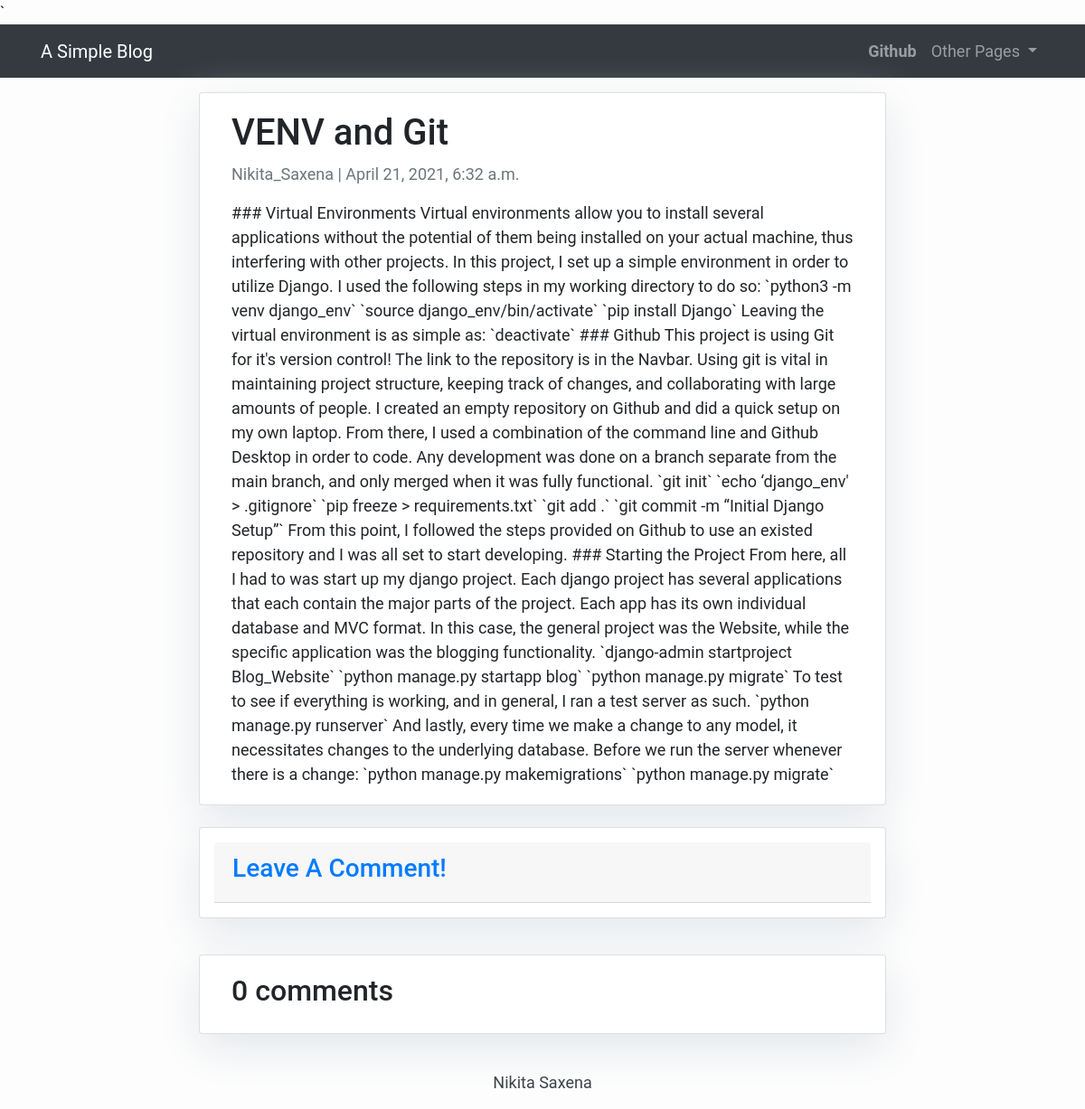
Before: /venv-and-git/ with the older database file.
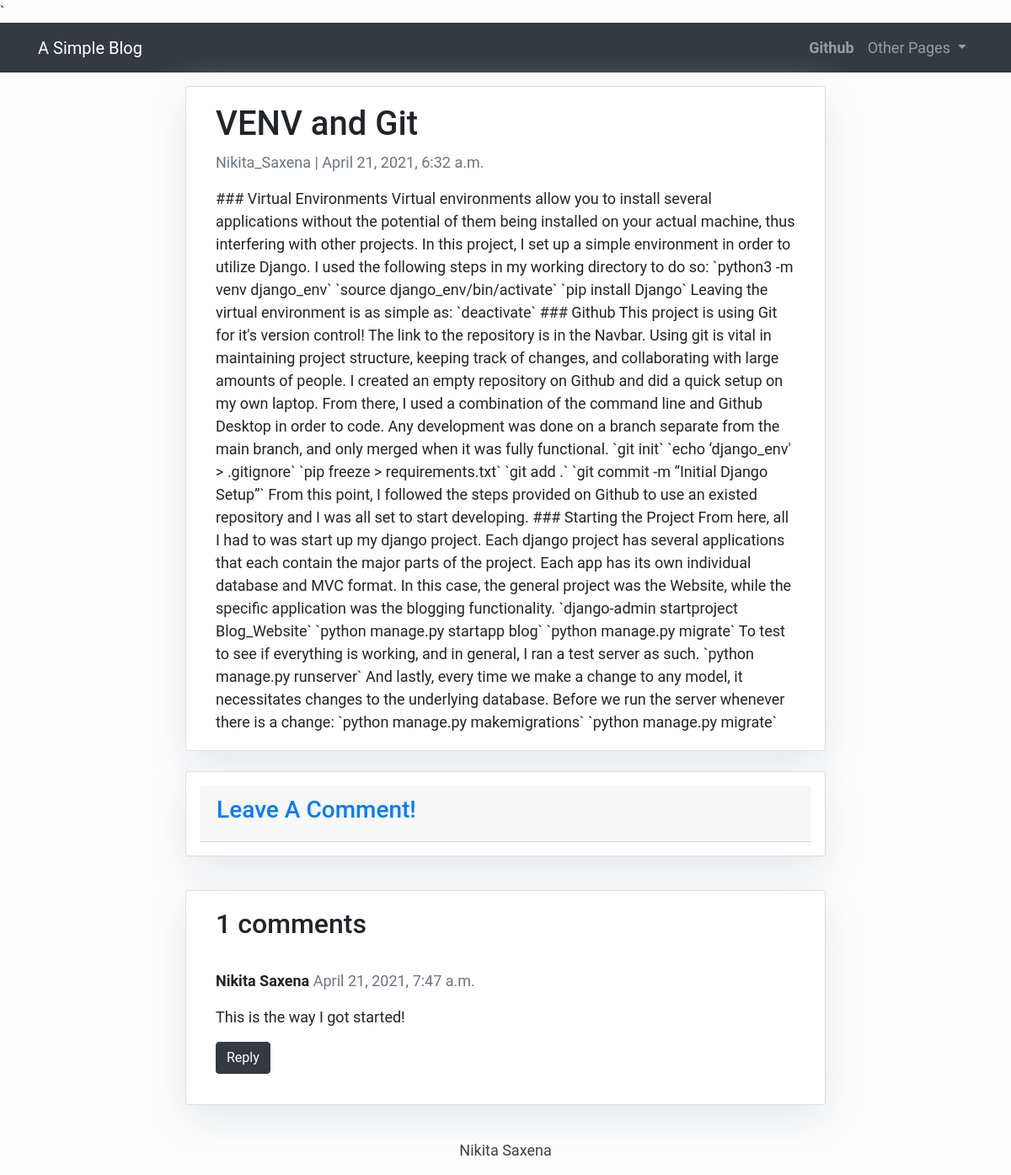
After: the same page with the newer database file.
### blog/models.py (models this page shows, shortened)
class SimpleComment(models.Model):
    post = models.ForeignKey(SimpleBlogPost, related_name='comments', on_delete=models.CASCADE)
    name = models.CharField(max_length=80)
    email = models.EmailField(max_length=200, blank=True)
    body = models.TextField()
    created_on = models.DateTimeField(auto_now_add=True)
    status = models.IntegerField(choices=STATUS, default=1)
    parent = models.ForeignKey('self', null=True, blank=True, related_name='replies', on_delete=models.CASCADE)
    class Meta:
        ordering = ['-created_on']

### blog/views.py (the view)
# urls.py: path('<slug:slug>/', views.post_detail, name='post_detail'),
def post_detail(request, slug):
    template_name = 'post_detail.html'
    post = get_object_or_404(SimpleBlogPost, slug=slug)
    comments_ordered = get_nested_comments(post)
    count = len(comments_ordered)
    if request.method == 'POST':
        comment_form = SimpleCommentForm(data=request.POST)
        if comment_form.is_valid():
            try:
                parent_id = int(request.POST.get('parent_id'))
            except:
                parent_id = None
            parent_obj = None
            if parent_id:
                parent_obj = SimpleComment.objects.get(id=parent_id)
                if parent_obj:
                    reply_comment = comment_form.save(commit=False)
                    reply_comment.parent = parent_obj
            new_comment = comment_form.save(commit=False)
            new_comment.post = post
            new_comment.save()
            return HttpResponseRedirect(post.get_absolute_url())  # Redirect user to post
    else:
        comment_form = SimpleCommentForm()
    return render(request,
                  template_name,
                  {'post': post,
                   'comment_form': comment_form,
                   'comments_ordered': comments_ordered,
                   'count' : count,
                   })

### blog/views.py (called while the page is built)
def get_nested_comments(post):
    parent_comments = post.comments.filter(status=1, parent__isnull=True).order_by('-created_on')
    comments_ordered = []
    comments_ordered= get_nested_comments_helper(parent_comments, comments_ordered, indent=0)
    return comments_ordered

def get_nested_comments_helper(comment_list, comments_ordered, indent = 0):
    for c in comment_list:
        comments_ordered.append((c,indent, 12-indent))
        c_replies = c.replies.all()
        if c_replies:
            comments_ordered = get_nested_comments_helper(c_replies, comments_ordered, indent=indent + 1)
    return comments_ordered

### templates/post_detail.html (shortened to what this page needs)
{% extends 'base.html' %} {% block content %}
{% load crispy_forms_tags %}
<div class="container">
    <div class="row justify-content-md-center">
        <div class="col-md-8 card mb-4  mt-3 left  top">
             <div class="card-body">
                <h1>{% block title %} {{ post.title }} {% endblock title %}</h1>
                <p class=" text-muted">{{ post.author }} | {{ post.created_on }}</p>
                <p class="card-text content-markdown">{{ post.content | safe }}</p>
            </div>
        </div>
    </div>
    <div class="row justify-content-md-center">
        <div class="col-md-8 card mb-4 p-3">
            <div class="card-header">
                <h3>
                    <a class="card-link" data-toggle="collapse" href="#collapseNewComment" aria-expanded="false" aria-controls="collapseExample">
                        Leave A Comment!
                    </a>
                </h3>
            </div>
        </div>
    </div>
     <div class="row justify-content-md-center">
        <div class="col-md-8 card mb-4  mt-3 ">
            <div class="card-body">
            <h2>{{ count }} comments </h2>
            {% for comment,indent,size in comments_ordered %}
                <div class="comments">
                    {% if indent == 0 %}
                        <br>
                    {% endif %}
                    <div class="row">
                            <div class="col-sm-{{ size }}">
                                <p class="font-weight-bold">
                                    {{ comment.name }}
                                    <span class=" text-muted font-weight-normal">
                                        {{ comment.created_on }}
                                    </span>
                                </p>
                                {{ comment.body | linebreaks }}
                                <p>
                                    <a class="btn btn-dark" data-toggle="collapse" href="#collapse{{ comment.id }}" role="button" aria-expanded="false" aria-controls="collapseExample">
                                        Reply
                                    </a>
                                </p>
                            </div>
                    </div>
                </div>
            {% endfor %}
          </div>
        </div>
    </div>
  </div>
{% endblock content %}

Changed rows visible on the page:
added SimpleComment: name "Nikita Saxena", created_on "April 21, 2021, 7:47 a.m.", body "This is the way I got started!"
Other visible differences:
{{ count }}: "0" → "1"
